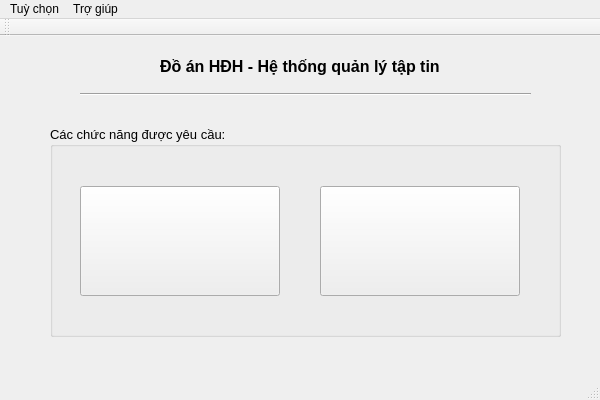
<?xml version="1.0" encoding="UTF-8"?>
<ui version="4.0">
 <class>MainGUIClass</class>
 <widget class="QMainWindow" name="MainGUIClass">
  <property name="geometry">
   <rect>
    <x>0</x>
    <y>0</y>
    <width>600</width>
    <height>400</height>
   </rect>
  </property>
  <property name="sizePolicy">
   <sizepolicy hsizetype="Preferred" vsizetype="Preferred">
    <horstretch>0</horstretch>
    <verstretch>0</verstretch>
   </sizepolicy>
  </property>
  <property name="minimumSize">
   <size>
    <width>600</width>
    <height>400</height>
   </size>
  </property>
  <property name="maximumSize">
   <size>
    <width>600</width>
    <height>400</height>
   </size>
  </property>
  <property name="windowTitle">
   <string>Đồ án HĐH - Hệ thống quản lý tập tin</string>
  </property>
  <property name="windowIcon">
   <iconset theme="accessories-calculator"/>
  </property>
  <widget class="QWidget" name="centralWidget">
   <widget class="QLabel" name="label">
    <property name="geometry">
     <rect>
      <x>160</x>
      <y>0</y>
      <width>311</width>
      <height>61</height>
     </rect>
    </property>
    <property name="font">
     <font>
      <family>Segoe UI</family>
      <pointsize>12</pointsize>
      <bold>true</bold>
     </font>
    </property>
    <property name="text">
     <string>Đồ án HĐH - Hệ thống quản lý tập tin</string>
    </property>
   </widget>
   <widget class="Line" name="line">
    <property name="geometry">
     <rect>
      <x>80</x>
      <y>50</y>
      <width>451</width>
      <height>16</height>
     </rect>
    </property>
    <property name="orientation">
     <enum>Qt::Horizontal</enum>
    </property>
   </widget>
   <widget class="QGroupBox" name="groupBox">
    <property name="geometry">
     <rect>
      <x>50</x>
      <y>90</y>
      <width>511</width>
      <height>211</height>
     </rect>
    </property>
    <property name="font">
     <font>
      <pointsize>10</pointsize>
      <fontweight>DemiBold</fontweight>
     </font>
    </property>
    <property name="title">
     <string>Các chức năng được yêu cầu: </string>
    </property>
    <widget class="QPushButton" name="btnReadDisk">
     <property name="geometry">
      <rect>
       <x>30</x>
       <y>60</y>
       <width>200</width>
       <height>110</height>
      </rect>
     </property>
     <property name="font">
      <font>
       <pointsize>10</pointsize>
       <bold>false</bold>
      </font>
     </property>
     <property name="cursor">
      <cursorShape>PointingHandCursor</cursorShape>
     </property>
     <property name="text">
      <string/>
     </property>
    </widget>
    <widget class="QPushButton" name="btnDisplayTree">
     <property name="geometry">
      <rect>
       <x>270</x>
       <y>60</y>
       <width>200</width>
       <height>110</height>
      </rect>
     </property>
     <property name="font">
      <font>
       <pointsize>10</pointsize>
       <bold>false</bold>
      </font>
     </property>
     <property name="cursor">
      <cursorShape>PointingHandCursor</cursorShape>
     </property>
     <property name="text">
      <string/>
     </property>
    </widget>
   </widget>
  </widget>
  <widget class="QMenuBar" name="menuBar">
   <property name="geometry">
    <rect>
     <x>0</x>
     <y>0</y>
     <width>600</width>
     <height>22</height>
    </rect>
   </property>
   <widget class="QMenu" name="menuTu_ch_n">
    <property name="title">
     <string>Tuỳ chọn</string>
    </property>
    <addaction name="actionExit"/>
   </widget>
   <widget class="QMenu" name="menuTr_gi_p">
    <property name="title">
     <string>Trợ giúp</string>
    </property>
    <addaction name="actionInfo"/>
    <addaction name="actionTutorial"/>
   </widget>
   <addaction name="menuTu_ch_n"/>
   <addaction name="menuTr_gi_p"/>
  </widget>
  <widget class="QToolBar" name="mainToolBar">
   <attribute name="toolBarArea">
    <enum>TopToolBarArea</enum>
   </attribute>
   <attribute name="toolBarBreak">
    <bool>false</bool>
   </attribute>
  </widget>
  <widget class="QStatusBar" name="statusBar"/>
  <action name="actionExit">
   <property name="text">
    <string>Thoát</string>
   </property>
  </action>
  <action name="actionInfo">
   <property name="text">
    <string>Thông tin nhóm</string>
   </property>
  </action>
  <action name="actionTutorial">
   <property name="text">
    <string>Hướng dẫn</string>
   </property>
  </action>
 </widget>
 <layoutdefault spacing="6" margin="11"/>
 <resources>
  <include location="MainGUI.qrc"/>
 </resources>
 <connections>
  <connection>
   <sender>actionExit</sender>
   <signal>triggered()</signal>
   <receiver>MainGUIClass</receiver>
   <slot>close()</slot>
   <hints>
    <hint type="sourcelabel">
     <x>-1</x>
     <y>-1</y>
    </hint>
    <hint type="destinationlabel">
     <x>299</x>
     <y>199</y>
    </hint>
   </hints>
  </connection>
 </connections>
</ui>
